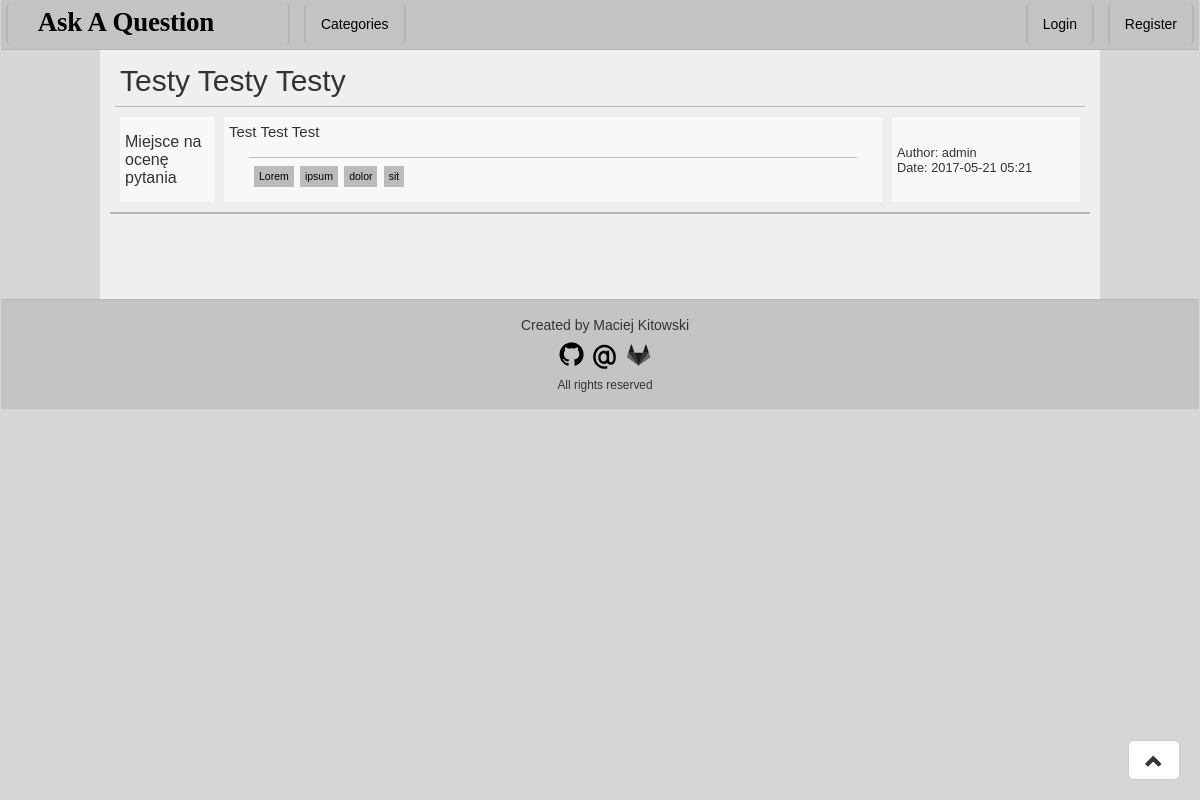
Screenshot of /question/77 with the database file from the repository.
### Question/models.py (models this page shows, shortened)
class Question(models.Model):
    author = models.ForeignKey(User)
    title = models.CharField('Title', max_length = 255)
    askDate = models.DateTimeField('Ask Date', auto_now_add=True)
    content = models.TextField('Content')
    views = models.PositiveIntegerField('Views', default=0)
    votes = models.IntegerField('Votes', default=0)
    categories = models.ManyToManyField(Category, verbose_name = 'Categories', blank = True)
    answers = models.ManyToManyField(Answer, verbose_name = 'Answers', blank = True)
    class Meta:
        verbose_name = 'Question'
        verbose_name_plural = 'Questions'

class Category(models.Model):
    name = models.SlugField('Name')
    class Meta:
        verbose_name = 'Category'
        verbose_name_plural = 'Categories'
    def __unicode__(self):
        return self.name
    def countReferences(obj):
        return Question.objects.filter(categories__in=[obj]).count()
    countReferences.short_description = 'References'

### Question/views.py (the view)
# urls.py: url(r'^question/(?P<pk>[\d]+)', views.QuestionView.as_view(), name='question'),
class QuestionView(generic.DetailView):
    template_name = 'question.html'
    model = models.Question
    def get_context_data(self, **kwargs):
        context = super(QuestionView, self).get_context_data(**kwargs)
        return context

### Question/templates/question.html (shortened to what this page needs)
{% extends 'base.html' %}
{% load staticfiles %}
{% block CSS %}
    <link rel="stylesheet" href="{% static 'css/question.css' %}">
{% endblock %}
{% block content %}
    <div id="question">
        <div id="title">
            {{ question.title }}
        </div>
        <table>
            <tr>
                <td class="questionVote">
                    Miejsce na ocenę pytania
                </td>
                <td class="content">
                    {{ question.content }}
                    <div id="questionCategories">
                        {% for cat in question.categories.all %}
                            <a href = "/category/{{ cat }}/1" class = "category">{{ cat }}</a>
                        {% endfor %}
                    </div>
                </td>
                <td class="questionDetails">
                    <div class="author"> Author: {{ question.author }} </div>
                    <div class="date"> Date: {{ question.askDate|date:'Y-m-d H:i' }} </div>
                </td>
            </tr>
        </table>
    </div>
<br/>
<br/>
<br/>
<br/>
{% endblock %}

### static/css/base.css (style rules this page uses)
body { background-color: lightblue; font-family: Verdana, Geneva, Tahoma, sans-serif; background-color: #D6D6D6; }
#mainContent table { width: 100%; }
#mainContent tr { border-bottom: 1px solid #B5B5B5; background-color: #EFEFEF; }
#mainContent td { text-align: center; height: 70px; }

### static/css/question.css (style rules this page uses)
#question { border-bottom: 2px solid #B5B5B5; padding-bottom: 10px; }
#title { font-size: 30px; border-bottom: 1px solid #B5B5B5; margin: 15px 5px 10px 5px; padding: 0px 5px 10px 5px; line-height: 100%; font-family: Arial, Helvetica, sans-serif; }
#question table { border-collapse: separate; border-spacing: 10px 0px; }
#question td { text-align: left; }
#question td.questionVote { width: 10%; padding: 5px 5px 5px 5px; background-color: #F8F8F8; }
#question td.content { width: 70%; font-size: 15px; line-height: 130%; padding: 5px 5px 5px 5px; background-color: #F8F8F8; vertical-align: top; }
#questionCategories { border-top: 1px solid #BBBBBB; margin: 15px 20px 5px 20px; padding: 5px 5px 5px 5px; }
#questionCategories a.category { display:inline-block; margin-top: 3px; margin-right: 2px; padding: 1px 5px 1px 5px; background-color: #BBBBBB; text-decoration: none; color: black; font-size: 70%; }
#question td.questionDetails { font-size: 80%; width: 20%; padding: 5px 5px 5px 5px; background-color: #F8F8F8; }

### rows the page displays
Question: title "Testy Testy Testy", content "Test Test Test", author "admin", askDate "2017-05-21 05:21"
Category: name "Lorem"
Category: name "ipsum"
Category: name "dolor"
Category: name "sit"
